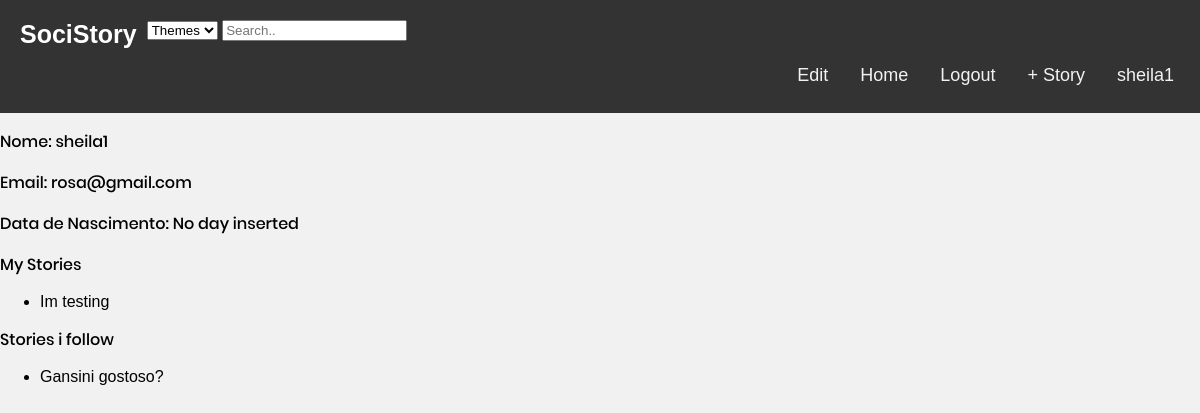
The page /pages/profilePage.php?username=sheila1 (signed in) on the database as committed earlier.
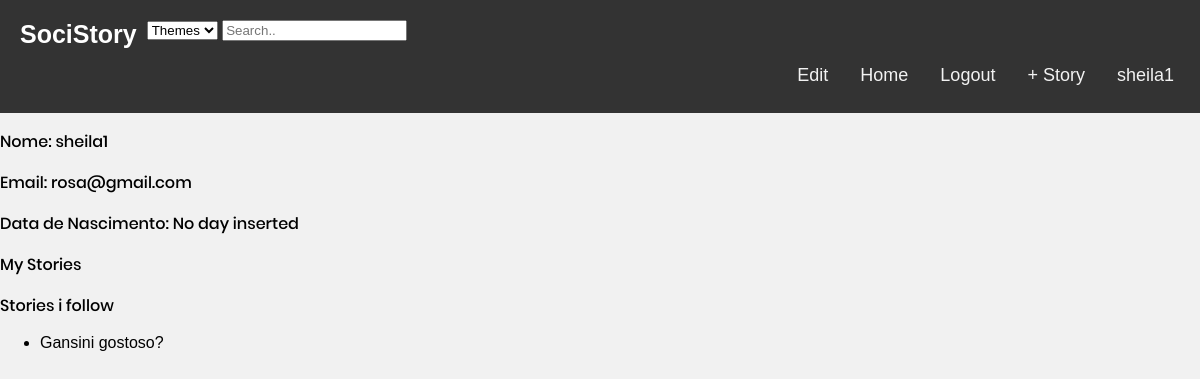
The same page on the database as committed later.
### tables this page shows
CREATE TABLE users(
  username VARCHAR PRIMARY KEY,
  email VARCHAR UNIQUE,
  password VARCHAR NOT NULL,
  birthday DATE
);

CREATE TABLE stories(
  entity_id INTEGER PRIMARY KEY REFERENCES entities,
  username VARCHAR NOT NULL REFERENCES users,
  title TEXT NOT NULL, 
  body TEXT NOT NULL,
  hour DATETIME NOT NULL,
  UNIQUE(username, title, body)
);

### database/db_comments.php (called while the page is built, shortened)
<?php
    function getUsernameInfo($username){
    $db = Database::instance()->db();
    $stmt = $db->prepare('SELECT *, rowid FROM users where username = ?');
    $stmt->execute(array($username));
    return $stmt->fetch();
    }
  function myComments($username) {
    $db = Database::instance()->db();
    $stmt = $db->prepare('SELECT title FROM stories,comments
     WHERE comments.username = ?
     AND story_id = stories.entity_id');
    $stmt->execute(array($username));
    return $stmt->fetchAll();
  }
  function myStories($username) {
    $db = Database::instance()->db();
    $stmt = $db->prepare('SELECT title FROM stories WHERE username = ?');
    $stmt->execute(array($username));
    return $stmt->fetchAll();
  }
?>

### pages/profilePage.php (the view, shortened to what this page needs)
<?php
include_once('../templates/common.php');
include_once('../database/db_comments.php');
$profileInfo = getUsernameInfo($_GET['username']);
$mystories = myStories($_GET['username']);
$myCommentStories =  myComments($_GET['username']);
draw_header($_SESSION['username']);
    ?>
    <section id="profile">
     <p class="profileinfo" id = username>
     <label for="name">Nome: </label>
     <span> <?=$profileInfo['username']?></span>
     </p>
    <p class="profileinfo" id = email>
    <label for="email">Email: </label>
     <span> <?=$profileInfo['email']?></span>
    </p>
    <p class="profileinfo" id = bd>
    <label for="birth">Data de Nascimento: </label>
     <span> <?=$profileInfo['birthday'] ?? 'No day inserted'?></span>
    </p>
    <p class="profileinfo" id = myStories>
    <label for="myStories"> My Stories </label>
     <ul>
     <?php
     foreach($mystories as $story){
         ?>
        <li><?=$story['title']?> </li>
    <?php }
    unset($story) ?>
   </ul>
    </p>
    <p class="profileinfo" id ="myCommentedStories">
    <label for="myCommentedStories"> Stories i follow </label>
     <ul>
     <?php
     foreach($myCommentStories as $story){
         ?>
        <li><?=$story['title']?> </li>
    <?php }
    unset($story) ?>
   </ul>
    </p>
    </section>
<?php
draw_footer();
?>

### templates/common.php (shortened to what this page needs)
<?php function draw_header($username){
?>
  <link rel="stylesheet" href="../css/common.css">
<!DOCTYPE html>
<html>
<head>
    <link rel="stylesheet" href="../css/mainPage.css">
</head>
<body>
    <header>
        <?php if($username != null) { ?>
           <nav>
           <div class="header">
            <a href="../pages/stories.php?search=all&sub=null" class="logo">SociStory</a>
            <div id="searchArea">
            <form id="searchForm" method="get">
            <select name="searchthemes" id="searchBox">
            <option value="Themes">Themes</option>
            </select>
            <input id="search" type="text" placeholder="Search..">
            </form>
            </div>
                <div class="topnav">
            <a href="../pages/profilePage.php?username=<?=$username?>"> <?=$username?></a>
            <a href="../pages/newStory.php"> + Story </a>
            <a href="../actions/user_logout.php">Logout</a>
            <a href="../pages/stories.php?search=all&sub=null">Home</a>
                </div>
            </div>
        <?php }  ?>
        </nav>
    </header>
<?php
}
?>
<?php function draw_footer(){
?>
</body>
</html>
<?php
}
?>

### css/common.css (style rules this page uses)
* { box-sizing: border-box; }
body { margin: 0; font-family: Arial, Helvetica, sans-serif; }
.header { overflow: hidden; background-color: #333; padding: 20px 10px; }
.header a { float: left; color: white; text-align: center; padding: 10px; text-decoration: none; font-size: 18px; line-height: 8px; border-radius: 4px; }
.header a.logo { font-size: 25px; font-weight: bold; }
.topnav { float: right; }
.topnav a { float: right; display: block; color: #f2f2f2; padding: 14px 16px; text-decoration: none; }

### css/mainPage.css (style rules this page uses)
body { font-family: Poppins, sans-serif; background-color: #f1f1f1; }
p { font-family: Poppins-Medium; }

Rows that differ between the two databases and show on the page:
removed stories: title "Im testing"
